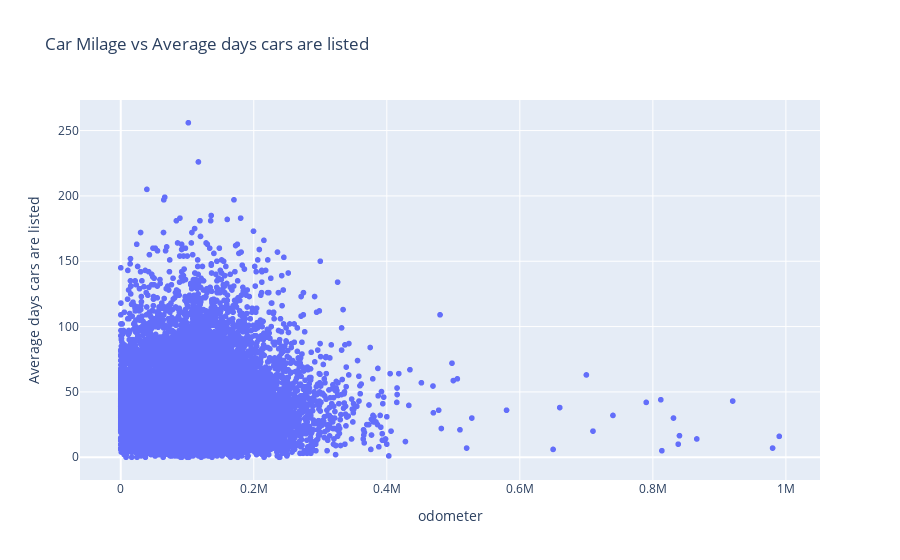

Notebook code for this chart:
### Markdown cell above
### Car Milage vs Car Demand:
We can see if car milage can effect people preferance in buying the car. Looking at how long the car stay to be sold and odemeter reading.

### Code cell
cars_days_listed=vehicles.groupby('odometer')['days_listed'].mean().reset_index()
print(vehicles.head()) # to ensure all values are unique 

fig = px.scatter(cars_days_listed, x="odometer", y="days_listed", 
                 title="Car Milage vs Average days cars are listed ",
                 labels={ 'days_listed': 'Average days cars are listed'}
                 
                 )


fig.show()

### Figure 1 — Plotly figure (JSON) as saved in the notebook; plotly's stock layout.template omitted (floating-point values rounded to 4 significant figures; data arrays with more than 128 entries replaced by an {"elided": "..."} marker saying what was removed)
{"data": [{"hovertemplate": "odometer=%{x}<br>Average days cars are listed=%{y}<extra></extra>", "legendgroup": "", "marker": {"color": "#636efa", "symbol": "circle"}, "mode": "markers", "name": "", "showlegend": false, "type": "scattergl", "x": {"elided": "17762 float values"}, "xaxis": "x", "y": {"elided": "17762 float values"}, "yaxis": "y"}], "layout": {"legend": {"tracegroupgap": 0}, "title": {"text": "Car Milage vs Average days cars are listed "}, "xaxis": {"anchor": "y", "domain": [0, 1], "title": {"text": "odometer"}}, "yaxis": {"anchor": "x", "domain": [0, 1], "title": {"text": "Average days cars are listed"}}}}
